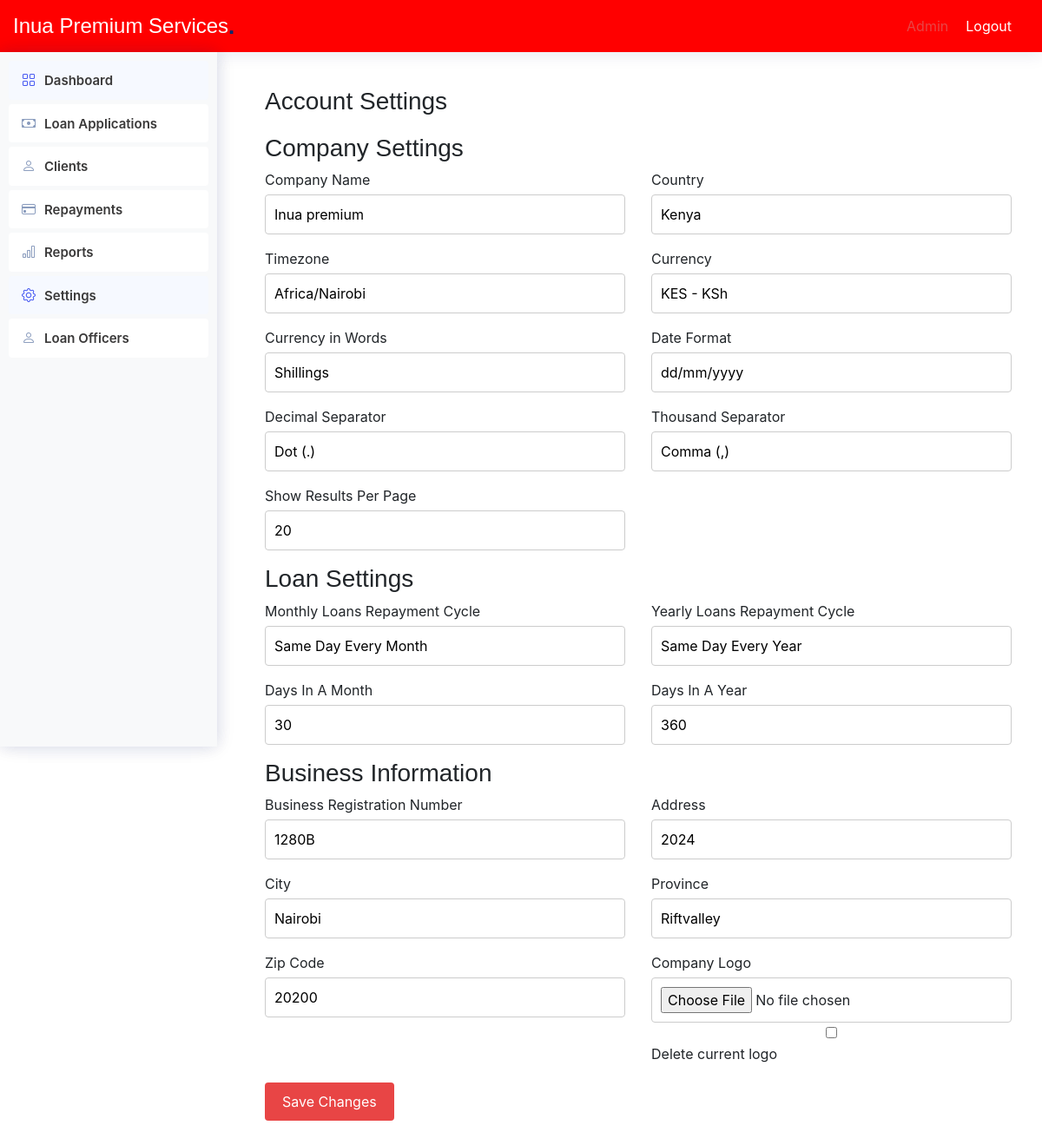
/admin/account_settings.php, run on the app's committed database.
### tables this page shows
CREATE TABLE `navigation_items` (
  `id` int(11) NOT NULL,
  `title` varchar(100) NOT NULL,
  `url` varchar(200) NOT NULL,
  `icon` varchar(50) DEFAULT NULL,
  `parent_id` int(11) DEFAULT NULL
);

CREATE TABLE `settings` (
  `id` int(11) NOT NULL,
  `company_name` varchar(255) DEFAULT NULL,
  `country` varchar(255) DEFAULT NULL,
  `timezone` varchar(255) DEFAULT NULL,
  `currency` varchar(255) DEFAULT NULL,
  `currency_words` varchar(255) DEFAULT NULL,
  `date_format` varchar(255) DEFAULT NULL,
  `decimal_separator` varchar(255) DEFAULT NULL,
  `thousand_separator` varchar(255) DEFAULT NULL,
  `results_per_page` int(11) DEFAULT NULL,
  `monthly_repayment_cycle` varchar(255) DEFAULT NULL,
  `yearly_repayment_cycle` varchar(255) DEFAULT NULL,
  `days_in_month` int(11) DEFAULT NULL,
  `days_in_year` int(11) DEFAULT NULL,
  `business_registration_number` varchar(255) DEFAULT NULL,
  `address` varchar(255) DEFAULT NULL,
  `city` varchar(255) DEFAULT NULL,
  `province` varchar(255) DEFAULT NULL,
  `zipcode` varchar(255) DEFAULT NULL,
  `logo` varchar(255) DEFAULT NULL
);

### includes/functions.php (called while the page is built, shortened)
<?php
function db_connect() {
    $host = 'localhost';
    $db = 'microfinance';
    $user = 'root';
    $pass = '';
    try {
        return new PDO("mysql:host=$host;dbname=$db", $user, $pass, [
            PDO::ATTR_ERRMODE => PDO::ERRMODE_EXCEPTION,
            PDO::ATTR_DEFAULT_FETCH_MODE => PDO::FETCH_ASSOC,
        ]);
    } catch (PDOException $e) {
        die('Connection failed: ' . $e->getMessage());
    }
}
function getUserRole($userId) {
    $conn = db_connect();
    $stmt = $conn->prepare("SELECT role_id FROM users WHERE id = ?");
    $stmt->execute([$userId]);
    return $stmt->fetchColumn();
}
function getNavigationItems($roleId) {
    try {
        $conn = db_connect();
        $stmt = $conn->prepare("
            SELECT ni.id, ni.title, ni.url, ni.icon, ni.parent_id
            FROM navigation_items ni
            INNER JOIN navigation_item_roles nir ON ni.id = nir.navigation_item_id
            WHERE nir.role_id = :role_id ORDER BY ni.id ASC
        ");
        $stmt->execute([':role_id' => $roleId]);
        $result = $stmt->fetchAll(PDO::FETCH_ASSOC);
        return $result ?: [];
    } catch (PDOException $e) {
        error_log('Database query error: ' . $e->getMessage());
        return [];
    } finally {
        $conn = null;
    }
}
function getSettings() {
    $conn = db_connect();
    $stmt = $conn->query("SELECT * FROM settings");
    return $stmt->fetch();
}
?>

### admin/account_settings.php (the view, shortened to what this page needs)
<?php
include '../includes/functions.php';
$settings = getSettings();
?>
<!DOCTYPE html>
<html lang="en">
<head>
    <link href="assets/vendor/bootstrap/css/bootstrap.min.css" rel="stylesheet">
    <link href="assets/vendor/bootstrap-icons/bootstrap-icons.css" rel="stylesheet">
    <link href="assets/css/style.css" rel="stylesheet">
</head>
<body>
    <?php include 'includes/header.php'; ?>
    <div class="sidebar">
        <?php include '../includes/sidebar.php'; ?>
    </div>
    <main class="main">
        <section class="section">
            <div class="container">
                <h1>Account Settings</h1>
                <form action="update_account_settings.php" method="post" enctype="multipart/form-data">
                    <h3>Company Settings</h3>
                    <div class="row">
                        <div class="col-md-6 form-group">
                            <label for="company_name">Company Name</label>
                            <input type="text" id="company_name" name="company_name" value="<?php echo htmlspecialchars($settings['company_name']); ?>">
                        </div>
                        <div class="col-md-6 form-group">
                            <label for="country">Country</label>
                            <input type="text" id="country" name="country" value="<?php echo htmlspecialchars($settings['country']); ?>">
                        </div>
                        <div class="col-md-6 form-group">
                            <label for="timezone">Timezone</label>
                            <input type="text" id="timezone" name="timezone" value="<?php echo htmlspecialchars($settings['timezone']); ?>">
                        </div>
                        <div class="col-md-6 form-group">
                            <label for="currency">Currency</label>
                            <input type="text" id="currency" name="currency" value="<?php echo htmlspecialchars($settings['currency']); ?>">
                        </div>
                        <div class="col-md-6 form-group">
                            <label for="currency_words">Currency in Words</label>
                            <input type="text" id="currency_words" name="currency_words" value="<?php echo htmlspecialchars($settings['currency_words']); ?>">
                        </div>
                        <div class="col-md-6 form-group">
                            <label for="date_format">Date Format</label>
                            <input type="text" id="date_format" name="date_format" value="<?php echo htmlspecialchars($settings['date_format']); ?>">
                        </div>
                        <div class="col-md-6 form-group">
                            <label for="decimal_separator">Decimal Separator</label>
                            <input type="text" id="decimal_separator" name="decimal_separator" value="<?php echo htmlspecialchars($settings['decimal_separator']); ?>">
                        </div>
                        <div class="col-md-6 form-group">
                            <label for="thousand_separator">Thousand Separator</label>
                            <input type="text" id="thousand_separator" name="thousand_separator" value="<?php echo htmlspecialchars($settings['thousand_separator']); ?>">
                        </div>
                        <div class="col-md-6 form-group">
                            <label for="results_per_page">Show Results Per Page</label>
                            <input type="number" id="results_per_page" name="results_per_page" value="<?php echo htmlspecialchars($settings['results_per_page']); ?>">
                        </div>
                    </div>
                    <h3>Loan Settings</h3>
                    <div class="row">
                        <div class="col-md-6 form-group">
                            <label for="monthly_repayment_cycle">Monthly Loans Repayment Cycle</label>
                            <input type="text" id="monthly_repayment_cycle" name="monthly_repayment_cycle" value="<?php echo htmlspecialchars($settings['monthly_repayment_cycle']); ?>">
                        </div>
                        <div class="col-md-6 form-group">
                            <label for="yearly_repayment_cycle">Yearly Loans Repayment Cycle</label>
                            <input type="text" id="yearly_repayment_cycle" name="yearly_repayment_cycle" value="<?php echo htmlspecialchars($settings['yearly_repayment_cycle']); ?>">
                        </div>
                        <div class="col-md-6 form-group">
                            <label for="days_in_month">Days In A Month</label>
                            <input type="number" id="days_in_month" name="days_in_month" value="<?php echo htmlspecialchars($settings['days_in_month']); ?>">
                        </div>
                        <div class="col-md-6 form-group">
                            <label for="days_in_year">Days In A Year</label>
                            <input type="number" id="days_in_year" name="days_in_year" value="<?php echo htmlspecialchars($settings['days_in_year']); ?>">
                        </div>
                    </div>
                    <h3>Business Information</h3>
                    <div class="row">
                        <div class="col-md-6 form-group">
                            <label for="business_registration_number">Business Registration Number</label>
                            <input type="text" id="business_registration_number" name="business_registration_number" value="<?php echo htmlspecialchars($settings['business_registration_number']); ?>">
                        </div>
                        <div class="col-md-6 form-group">
                            <label for="address">Address</label>
                            <input type="text" id="address" name="address" value="<?php echo htmlspecialchars($settings['address']); ?>">
                        </div>
                        <div class="col-md-6 form-group">
                            <label for="city">City</label>
                            <input type="text" id="city" name="city" value="<?php echo htmlspecialchars($settings['city']); ?>">
                        </div>
                        <div class="col-md-6 form-group">
                            <label for="province">Province</label>
                            <input type="text" id="province" name="province" value="<?php echo htmlspecialchars($settings['province']); ?>">
                        </div>
                        <div class="col-md-6 form-group">
                            <label for="zipcode">Zip Code</label>
                            <input type="text" id="zipcode" name="zipcode" value="<?php echo htmlspecialchars($settings['zipcode']); ?>">
                        </div>
                        <div class="col-md-6 form-group">
                            <label for="company_logo">Company Logo</label>
                            <input type="file" id="company_logo" name="company_logo">
                            <label><input type="checkbox" name="delete_logo" value="on"> Delete current logo</label>
                        </div>
                    </div>
                    <div class="form-group">
                        <button type="submit">Save Changes</button>
                    </div>
                </form>
            </div>
        </section>
    </main>
</body>
</html>

### includes/sidebar.php (shortened to what this page needs)
<?php
$userId = 1;
$roleId = getUserRole($userId);
$navItems = getNavigationItems($roleId);
function renderNavItems($items, $parentId = NULL) {
    $html = '';
    foreach ($items as $item) {
        if ($item['parent_id'] == $parentId) {
            $subItems = array_filter($items, function($i) use ($item) {
                return $i['parent_id'] == $item['id'];
            });
            $hasSubItems = !empty($subItems);
            $html .= '<li class="nav-item">';
            $html .= '<a class="nav-link' . ($hasSubItems ? ' collapsed' : '') . '" href="' . $item['url'] . '"';
            if ($hasSubItems) {
                $html .= ' data-bs-toggle="collapse" data-bs-target="#collapse-' . $item['id'] . '" aria-expanded="false" aria-controls="collapse-' . $item['id'] . '"';
            }
            $html .= '>';
            if ($item['icon']) {
                $html .= '<i class="' . $item['icon'] . '" title="' . $item['title'] . '"></i>';
            }
            $html .= '<span>' . $item['title'] . '</span>';
            $html .= '</a>';
            if ($hasSubItems) {
                $html .= '<ul id="collapse-' . $item['id'] . '" class="collapse list-unstyled">';
                $html .= renderNavItems($items, $item['id']);
                $html .= '</ul>';
            }
            $html .= '</li>';
        }
    }
    return $html;
}
?>
<!DOCTYPE html>
<html lang="en">
<head>
    <link rel="stylesheet" href="../assets/css/bootstrap.min.css">
</head>
<body>
    <aside class="sidebar">
        <ul class="sidebar-nav" id="sidebar-nav">
            <?= renderNavItems($navItems) ?>
        </ul>
    </aside>
</body>
</html>

### admin/assets/css/style.css (style rules this page uses)
:root { scroll-behavior: smooth; }
body { font-family: "Open Sans", sans-serif; background: #f6f9ff; color: #444444; }
a { color: #4154f1; text-decoration: none; }
h1, h2, h3, h4, h5, h6 { font-family: "Nunito", sans-serif; }
.sidebar { position: fixed; top: 60px; left: 0; bottom: 0; width: 300px; z-index: 996; transition: all 0.3s; padding: 20px; overflow-y: auto; scrollbar-width: thin; scrollbar-color: #aab7cf transparent; box-shadow: 0px 0px 20px rgba(1, 41, 112, 0.1); background-color: #fff; }
.sidebar-nav { padding: 0; margin: 0; list-style: none; }
.sidebar-nav li { padding: 0; margin: 0; list-style: none; }
.sidebar-nav .nav-item { margin-bottom: 5px; }
.sidebar-nav .nav-link { display: flex; align-items: center; font-size: 15px; font-weight: 600; color: #4154f1; transition: 0.3; background: #f6f9ff; padding: 10px 15px; border-radius: 4px; }
.sidebar-nav .nav-link i { font-size: 16px; margin-right: 10px; color: #4154f1; }
.sidebar-nav .nav-link.collapsed { color: #012970; background: #fff; }
.sidebar-nav .nav-link.collapsed i { color: #899bbd; }

### admin/account_settings.php (style rules this page uses)
body { background-color: #ffffff; color: #212529; font-family: 'Open Sans', sans-serif; margin: 0; }
.sidebar { background-color: #ffffff; color: #3a3939; padding: 20px; width: 250px; position: fixed; height: 100%; overflow: auto; }
.sidebar .nav-item .nav-link { color: #3a3939; padding: 10px 15px; text-decoration: none; display: block; }
.main { margin-left: 270px; padding: 20px; }
.container h1 { font-size: 28px; margin-bottom: 20px; }
.form-group { margin-bottom: 15px; }
.form-group label { display: block; margin-bottom: 5px; }
.form-group input, .form-group select, .form-group textarea { width: 100%; padding: 10px; border: 1px solid #ccc; border-radius: 4px; }
.form-group button { background-color: #e84545; color: #ffffff; border: none; padding: 10px 20px; border-radius: 4px; cursor: pointer; }
.section { padding: 20px 0; }

### includes/sidebar.php (style rules this page uses)
.sidebar { background-color: #f8f9fa; padding: 10px; height: 100vh; width: 250px; position: fixed; }
.sidebar .nav-link { color: #333; display: block; padding: 10px; text-decoration: none; }

### data on the page
navigation_items: title "Dashboard"
navigation_items: title "Loan Applications"
navigation_items: title "Clients"
navigation_items: title "Repayments"
navigation_items: title "Reports"
navigation_items: title "Settings"
navigation_items: title "Loan Officers"
settings: company_name "Inua premium", country "Kenya", timezone "Africa/Nairobi", currency "KES - KSh", currency_words "Shillings", date_format "dd/mm/yyyy", decimal_separator "Dot (.)", thousand_separator "Comma (,)", results_per_page "20", monthly_repayment_cycle "Same Day Every Month", yearly_repayment_cycle "Same Day Every Year", days_in_month "30", days_in_year "360", business_registration_number "1280B", address "2024", city "Nairobi", province "Riftvalley", zipcode "20200"
